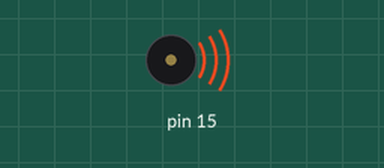
Recording of a sketch running on a simulated Arduino Uno, built with avr-gcc and run on an emulated ATmega328P. Shown: buzzer (waves = sounding).

Above: at 0.1 s.
At 1.3 s:
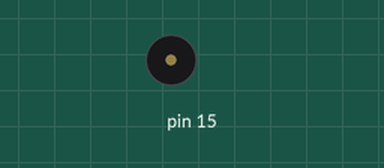
Timing chart, 0 to 2.8 s (numbered marks = the images above):
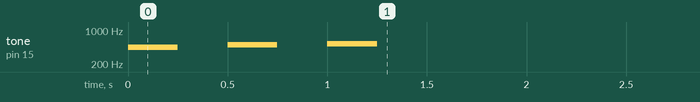

The sketch:

3.2_custom_tone.ino
```cpp
void setup() {
  tone(15, 440, 250);
  delay(500);
  tone(15, 494, 250);
  delay(500);
  tone(15, 523, 250);
  delay(500);
  noTone(15);
}

void loop() {

}
```
